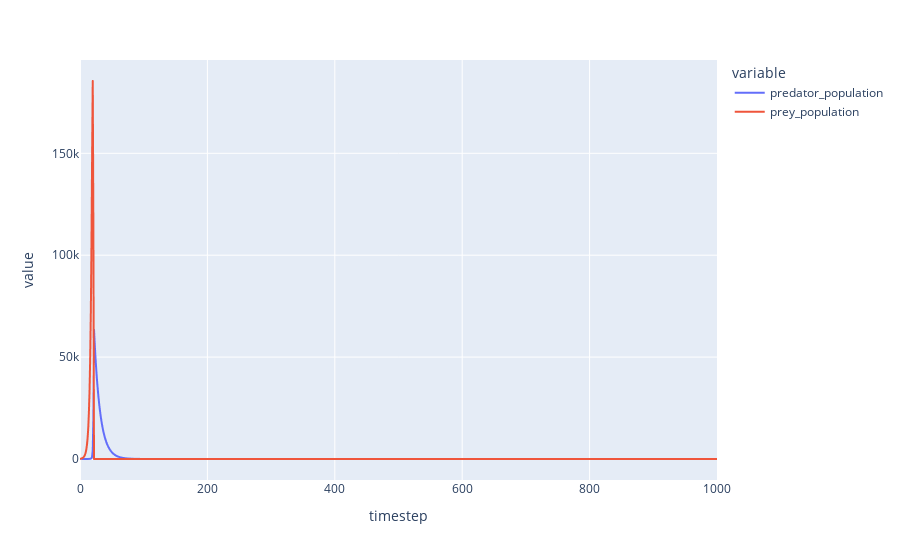

Here is the notebook cell this chart was saved with:
### Code cell
# plot predator and prey populations
import plotly.express as px
fig = px.line(df, x='timestep', y=['predator_population', 'prey_population'])
fig.show()

### Figure 1 — Plotly figure (JSON) as saved in the notebook; plotly's stock layout.template omitted (floating-point values rounded to 4 significant figures; data arrays with more than 128 entries replaced by an {"elided": "..."} marker saying what was removed)
{"data": [{"hovertemplate": "variable=predator_population<br>timestep=%{x}<br>value=%{y}<extra></extra>", "legendgroup": "predator_population", "line": {"color": "#636efa", "dash": "solid"}, "mode": "lines", "name": "predator_population", "showlegend": true, "type": "scattergl", "x": {"elided": "1001 int values"}, "xaxis": "x", "y": {"elided": "1001 int values"}, "yaxis": "y"}, {"hovertemplate": "variable=prey_population<br>timestep=%{x}<br>value=%{y}<extra></extra>", "legendgroup": "prey_population", "line": {"color": "#EF553B", "dash": "solid"}, "mode": "lines", "name": "prey_population", "showlegend": true, "type": "scattergl", "x": {"elided": "1001 int values"}, "xaxis": "x", "y": {"elided": "1001 int values"}, "yaxis": "y"}], "layout": {"legend": {"title": {"text": "variable"}, "tracegroupgap": 0}, "margin": {"t": 60}, "xaxis": {"anchor": "y", "domain": [0, 1], "title": {"text": "timestep"}}, "yaxis": {"anchor": "x", "domain": [0, 1], "title": {"text": "value"}}}}
